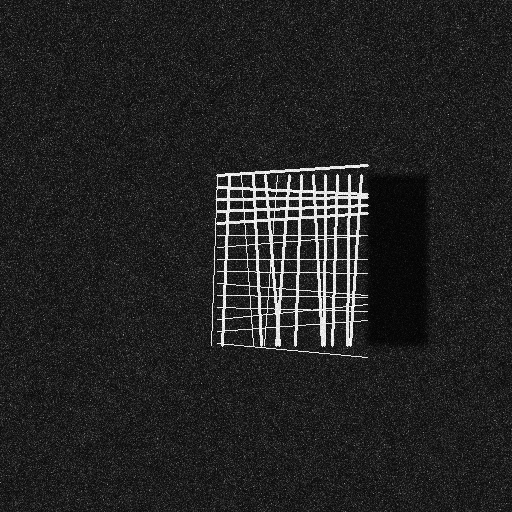
#> input picture data/samples/ghostnet_sample.jpg, 512 x 512 px
$ python -i classical_proposal.py   (imports and definitions only)
#> lines starting #> are read from the running program, lines starting #| are printed output that depends on the picture; after the words box and inside, x2 and y2 are one past the last pixel; in counts of white or black regions, pixels touching at a corner belong together
#> further down, picture is the input picture: shape (512, 512); min 2, max 255, mean 35.4
import numpy as np
import cv2
from dataclasses import dataclass
from typing import List, Tuple, Dict, Any

@dataclass
class CandidateProposal:
    proposal_id: str
    bbox: Tuple[int, int, int, int]  # (x, y, w, h)
    centroid: Tuple[float, float]     # (cx, cy)
    confidence: float
    sources: List[str]               # e.g. ['classical_cv', 'patchcore']
    area_px: int
    mean_intensity: float
    peak_intensity: float
    aspect_ratio: float
    detector_class: str = "unknown"
    detector_conf: float = 0.0
    anomaly_score: float = 0.0


class ClassicalProposalEngine:
    """
    High-recall adaptive background proposal generator for side-scan sonar.
    Discovers acoustic highlight anomalies against non-uniform seafloor backscatter.
    """

    def __init__(
        self,
        local_window_size: int = 64,
        k_sigma: float = 1.8,
        min_area_px: int = 15,
        max_area_px: int = 3500,
        morph_kernel_size: int = 3
    ):
        self.local_window_size = local_window_size
        self.k_sigma = k_sigma
        self.min_area_px = min_area_px
        self.max_area_px = max_area_px
        self.morph_kernel = cv2.getStructuringElement(cv2.MORPH_ELLIPSE, (morph_kernel_size, morph_kernel_size))

    def detect_proposals(self, image: np.ndarray, frame_id: str = "frame") -> List[CandidateProposal]:
#> called with frame_id = 'frame'
        if image is None or image.size == 0:
            return []

        img_float = image.astype(np.float32)
        H, W = image.shape
#> H = 512; W = 512

        # 1. Local background mean and standard deviation
        local_mean = cv2.blur(img_float, (self.local_window_size, self.local_window_size))
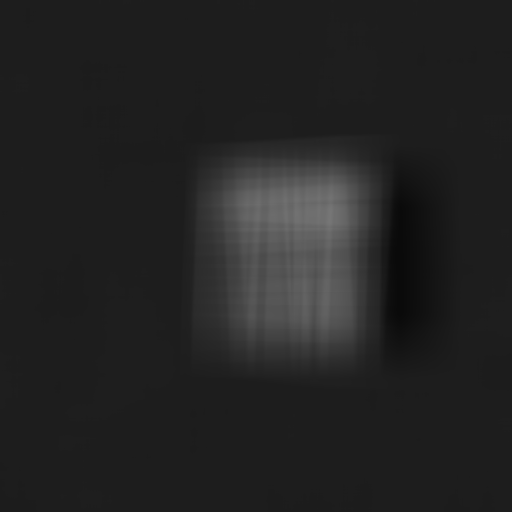
#> local_mean: shape (512, 512) float32; min 10.11, max 118.3, mean 35.4
        local_sqr = cv2.blur(img_float**2, (self.local_window_size, self.local_window_size))
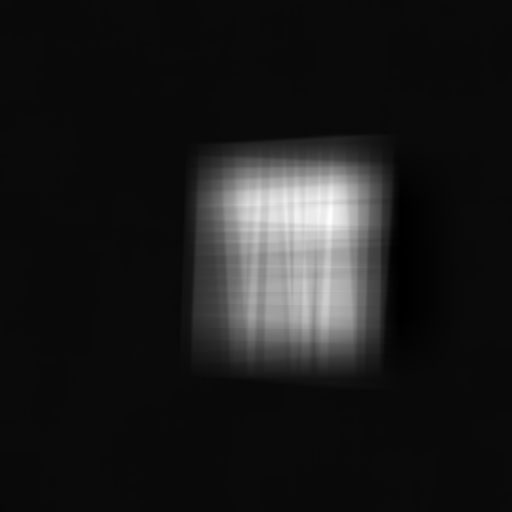
#> local_sqr: shape (512, 512) float32; min 149.4, max 24250.8, mean 2804; drawn with min black and max white
        local_std = np.sqrt(np.maximum(1.0, local_sqr - local_mean**2))

        # 2. Adaptive thresholding for bright acoustic returns
        threshold_map = local_mean + self.k_sigma * local_std
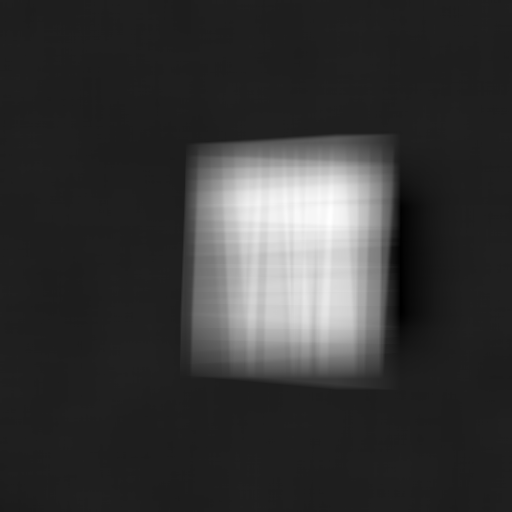
#> threshold_map: shape (512, 512) float32; min 22.47, max 300.7, mean 81.7; drawn with min black and max white
        binary_mask = (img_float > threshold_map).astype(np.uint8) * 255
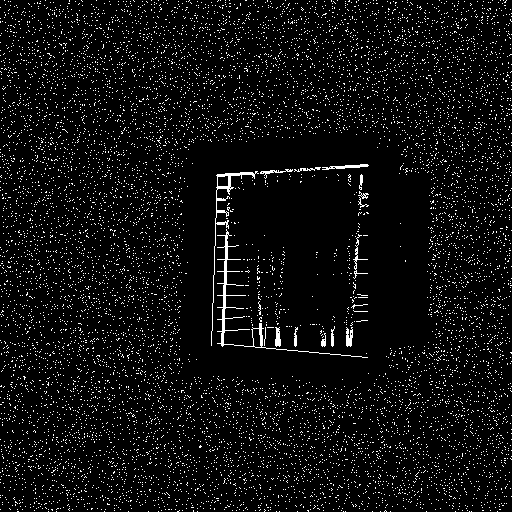
#> binary_mask: shape (512, 512); 5.6% white in thin lines or dots

        # 3. Morphological close-open to clean speckle
        closed_mask = cv2.morphologyEx(binary_mask, cv2.MORPH_CLOSE, self.morph_kernel)
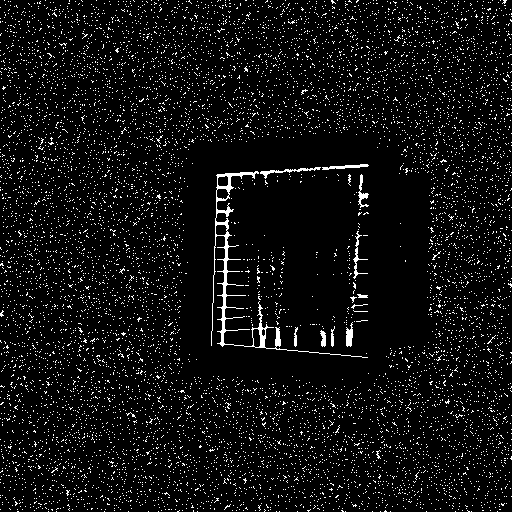
#> closed_mask: shape (512, 512); 6.1% white in thin lines or dots
        opened_mask = cv2.morphologyEx(closed_mask, cv2.MORPH_OPEN, self.morph_kernel)
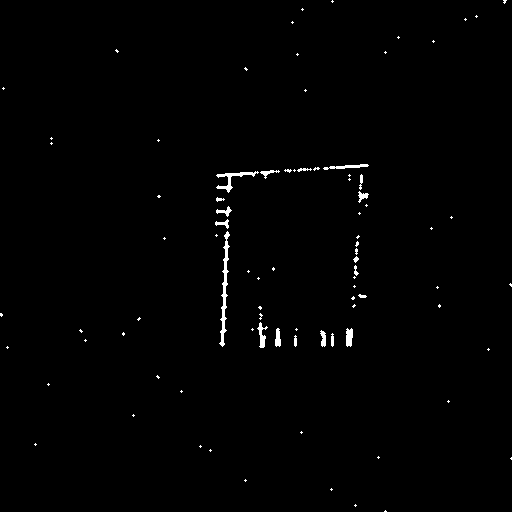
#> opened_mask: shape (512, 512); 0.8% white; 87 white regions (68 under 20 px), largest, box (x1, y1, x2, y2) and area: (219, 231, 230, 347) 416, (216, 171, 259, 193) 225, (323, 164, 369, 170) 128

        # 4. Connected components analysis
        num_labels, labels, stats, centroids = cv2.connectedComponentsWithStats(opened_mask, connectivity=8)
#> labels: shape (512, 512) int32; 88 distinct labels, from 0 to 87
#> num_labels = 88; stats = 88 rows, first 6: [0, 0, 512, 512, 260055], [331, 0, 3, 3, 5], [503, 0, 4, 4, 10], [301, 8, 3, 3, 5], [475, 15, 3, 3, 5], [464, 18, 3, 3, 5]; centroids = 88 pairs, first value 0.889 to 510.8, second value 1 to 510.8

        proposals = []
        for i in range(1, num_labels):
            area = int(stats[i, cv2.CC_STAT_AREA])
            if self.min_area_px <= area <= self.max_area_px:
                x = int(stats[i, cv2.CC_STAT_LEFT])
                y = int(stats[i, cv2.CC_STAT_TOP])
                w = int(stats[i, cv2.CC_STAT_WIDTH])
                h = int(stats[i, cv2.CC_STAT_HEIGHT])

                # Reject thin 1-2px noise slivers
                if w <= 2 or h <= 2:
                    continue

                cx, cy = float(centroids[i][0]), float(centroids[i][1])

                crop = image[y:y+h, x:x+w]
                mean_val = float(np.mean(crop)) if crop.size > 0 else 0.0
                peak_val = float(np.max(crop)) if crop.size > 0 else 0.0
                aspect_ratio = float(max(w, h) / max(1, min(w, h)))

                # Normalized confidence based on peak local z-score (calibrated to max 0.85)
                local_z = (peak_val - local_mean[int(cy), int(cx)]) / max(1.0, local_std[int(cy), int(cx)])
                conf = float(np.clip(local_z / 5.0, 0.20, 0.85))

                prop_id = f"PROP-CLASSICAL-{frame_id}-{len(proposals)+1:03d}"
                proposals.append(CandidateProposal(
                    proposal_id=prop_id,
                    bbox=(x, y, w, h),
                    centroid=(cx, cy),
                    confidence=conf,
                    sources=["classical_cv"],
                    area_px=area,
                    mean_intensity=mean_val,
                    peak_intensity=peak_val,
                    aspect_ratio=aspect_ratio
                ))
#> this loop made 87 passes
#> (area, x, y, w, h, cx, cy, mean_val) on passes 22, 23, 24, 26, 28, 30, 32, 35, 37, 43, 44, 52: (33, 297, 168, 15, 4, 303.5, 169.2, 182.1), (225, 216, 171, 43, 22, 232.6, 178.5, 109.4), (63, 260, 170, 20, 9, 268, 172.3, 117.4), (38, 359, 174, 4, 16, 360.7, 181.1, 172.5), (63, 358, 191, 11, 12, 362.2, 195.8, 149.6), (25, 216, 197, 9, 5, 219.3, 199, 163.5), (68, 216, 206, 16, 11, 224.3, 211, 123.1), (60, 215, 219, 14, 10, 222.7, 223.2, 128.5), (416, 219, 231, 11, 116, 224.2, 289, 97.23), (23, 353, 256, 6, 7, 355.6, 259, 139.2), (28, 354, 265, 5, 11, 355.4, 270.4, 158.9), (24, 358, 294, 9, 4, 361.9, 295.8, 129.1)
#> (area, x, y, w, h, cx, cy, mean_val) on pass 18: (128, 323, 164, 46, 6, 346.2, 166.4, 128.6)
#> after the loop, proposals = 22 items

        return proposals

>>> import cv2
>>> picture = cv2.imread('../../data/samples/ghostnet_sample.jpg', cv2.IMREAD_GRAYSCALE)
>>> result = ClassicalProposalEngine().detect_proposals(picture)
#> result = 22 items

$ run again, on data/samples/mine_sample.jpg
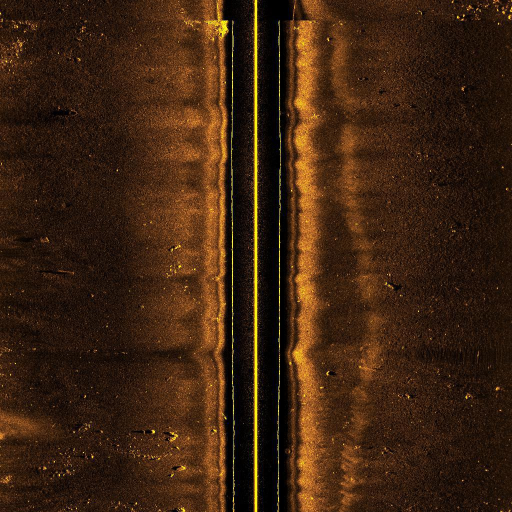
#> input picture data/samples/mine_sample.jpg, 1024 x 1024 px (shown at 1/2 size)
#> in detect_proposals, `binary_mask = (img_float > threshold_map).astype(np.uint8) * 255`:
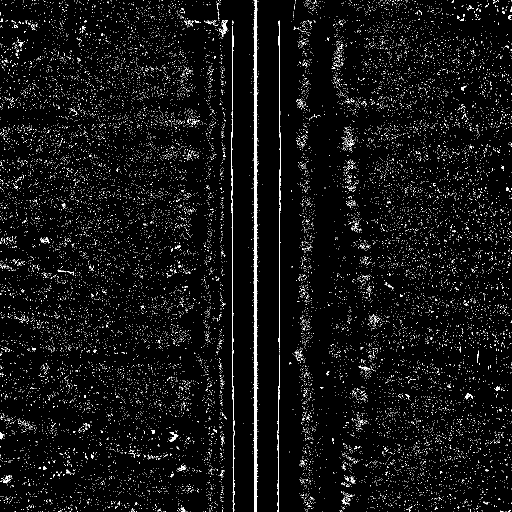
#> binary_mask: shape (1024, 1024) (shown at 1/2 size); 4.2% white in thin lines or dots
#> closed_mask: shape (1024, 1024); 4.6% white in thin lines or dots
#> opened_mask: shape (1024, 1024); 1.3% white; 596 white regions (505 under 20 px), largest, box (x1, y1, x2, y2) and area: (506, 0, 516, 1024) 5671, (437, 41, 455, 71) 249, (339, 864, 356, 883) 137
#> in detect_proposals, `num_labels, labels, stats, centroids = cv2.connectedComponentsWithStat..`:
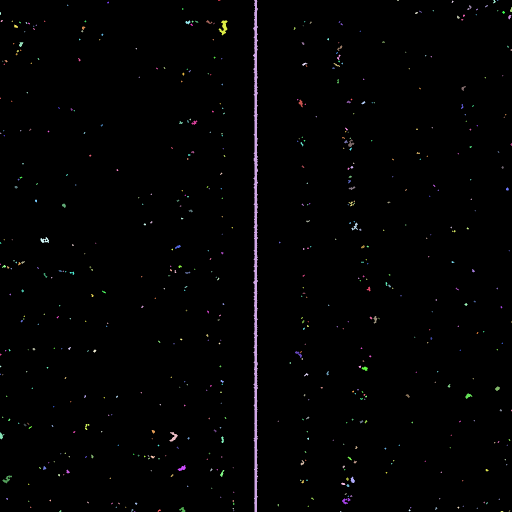
#> labels: shape (1024, 1024) int32 (shown at 1/2 size); 597 distinct labels, from 0 to 596; one colour per label, 0 black
#> num_labels = 597; stats = 597 rows, first 6: [0, 0, 1024, 1024, 1035091], [436, 0, 5, 2, 7], [506, 0, 10, 1024, 5671], [794, 0, 4, 2, 6], [903, 1, 4, 5, 11], [986, 0, 6, 7, 22]; centroids = 597 pairs, first value 0.25 to 1022.7, second value 0.25 to 1022.8
#> the loop in detect_proposals, `for i in range(1, num_labels):` made 596 passes
#> (area, x, y, w, h, cx, cy, mean_val) on passes 9, 11, 17, 22, 23, 29, 32, 33: (38, 934, 10, 9, 10, 938.6, 14.97, 83.49), (28, 1020, 14, 4, 10, 1021.9, 19.36, 133), (21, 1004, 22, 6, 6, 1006.7, 24.29, 129.7), (24, 914, 31, 6, 7, 916, 34.17, 108.5), (34, 1016, 30, 7, 9, 1018.8, 33.47, 121.3), (47, 371, 41, 10, 8, 375.5, 44.28, 120.2), (41, 412, 40, 13, 8, 417.5, 43.85, 156.5), (249, 437, 41, 18, 30, 447.1, 54.54, 169.8)
